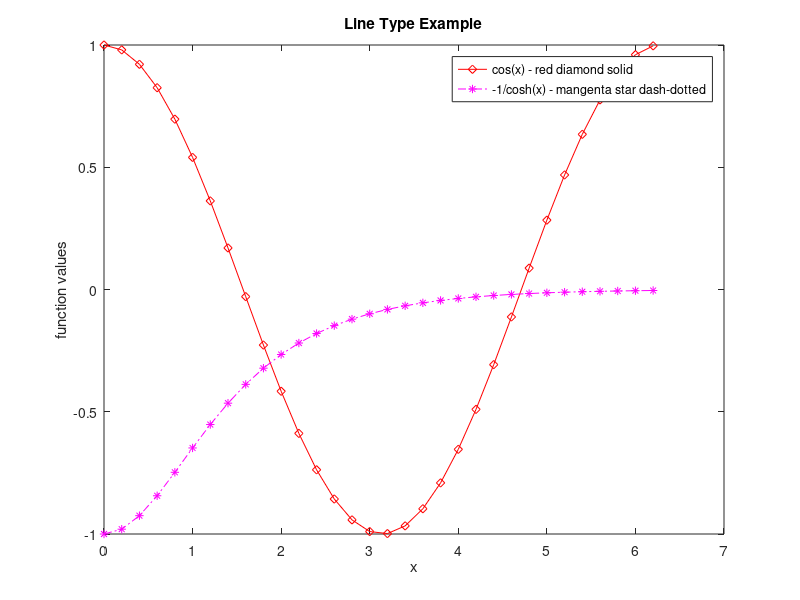
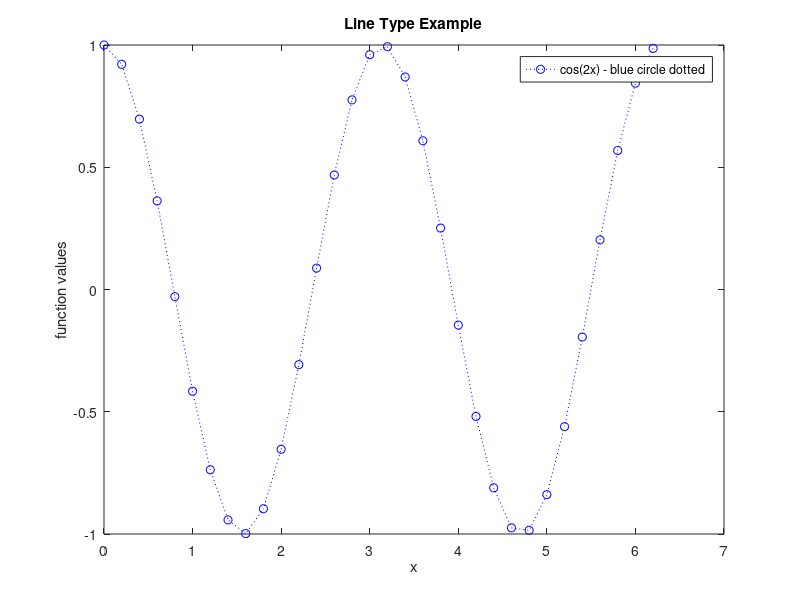
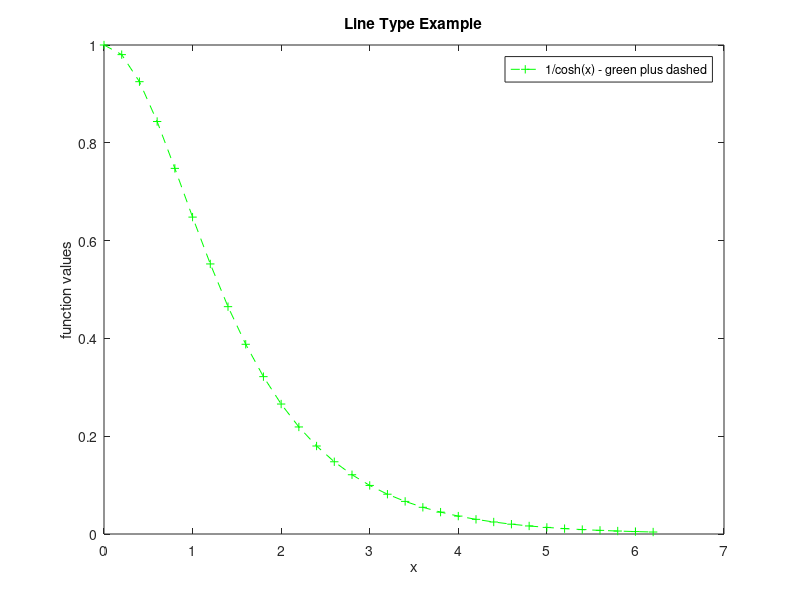

MATLAB code to generate these figures, in order:
% Multiple Plots
clear all
close all

x = 0:0.2:2*pi;

figure(1);
plot(x, cos(x), 'rd-'); 
xlabel('x');
ylabel('function values');
title('Line Type Example');

figure(2);
plot(x, cos(2*x), 'bo:');
xlabel('x');
ylabel('function values');
title('Line Type Example');
legend('cos(2x) - blue circle dotted');

figure(3);
plot(x, 1./cosh(x), 'g+--');
xlabel('x');
ylabel('function values');
title('Line Type Example');
legend('1/cosh(x) - green plus dashed');

figure(1);
hold on;
plot(x, -1./cosh(x), 'm*-.');
legend('cos(x) - red diamond solid', ...)
       '-1/cosh(x) - mangenta star dash-dotted');
